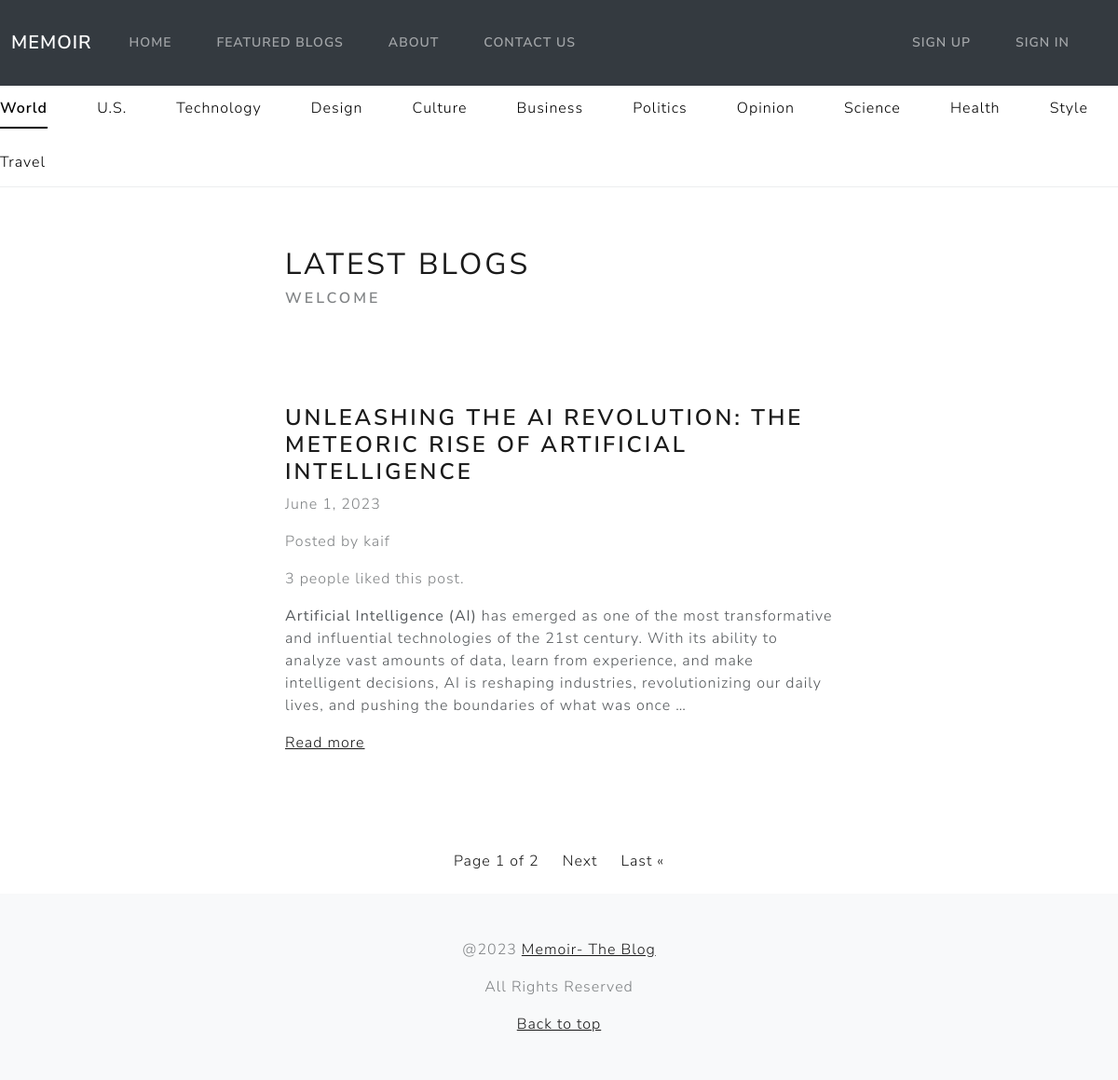
The page / on the database its author committed.
### blog/models.py (models this page shows)
class Article(models.Model):
	title = models.CharField(max_length=255)
	content = HTMLField()
	date = models.DateField(auto_now_add=True)
	author = models.ForeignKey(User, on_delete=models.CASCADE)
	featured = models.BooleanField(default=False)
	likes = models.ManyToManyField(User, related_name='likes', blank=True)

### blog/views.py (the view)
# urls.py: path('', Index.as_view(), name = 'index' ),
class Index(ListView):
    model = Article
    queryset = Article.objects.all().order_by('-date')
    template_name = 'blog/index.html'
    paginate_by = 1

### blog/templates/blog/index.html (shortened to what this page needs)
{% extends 'blog/base.html' %}
{% block content %}
    <div class="row">
        <div class="col-md-6 col-12 mx-md-auto mx -3 mt-5 mb-5">
            <h1 class="fw-bolder">Latest Blogs</h1>
            <h5 class="text-muted">Welcome</h5>
        </div>
    </div>
    {% for object in object_list  %}
    <div class="row">
        <div class="col-md-6 col-11 mx-md-auto mx -3 mt-5 mb-5">
            <h3 class="fw-bold">{{ object.title }}</h3>
            <p class="text-muted">{{ object.date }}</p>
            <p class="text-muted">Posted by {{ object.author.username }}</p>
            {% if object.likes.count == 1 %}
                <p class="text-muted">{{ object.likes.count }} people likes this post.</p>
            {% else %}
                <p class="text-muted">{{ object.likes.count }} people liked this post.</p>
            {% endif %}
            <div class="my-3">
                {{ object.content|truncatewords_html:50|safe}}
            </div>
            <a href="{% url 'detail_article' object.id %}">Read more</a>
        </div>
    </div>
    {% endfor %}
<nav>
    <ul class="pagination">
        <div class="mx-auto d-flex flex-row mt-5">
            <li class="page-item">
                <a href="#" class="page-link">Page {{ page_obj.number}}  of
                {{ page_obj.paginator.num_pages }}</a>
            </li>
            {% if page_obj.has_next %}
                <li class="page-item">
                    <a href="?page={{page_obj.next_page_number }}" class="page-link">Next</a>
                </li>
             <li class="page-item">
                <a href="?page={{ page_obj.paginator.num_pages }}" class="page-link">Last &laquo;</a>
            </li>
            {% endif %}
        </div>
    </ul>
</nav>
<footer class="py-5 text-center text-body-secondary bg-body-tertiary">
    <p>@2023 <a href="#"> Memoir- The Blog</a> </p>
    <p>All Rights Reserved </p>
    <p class="mb-0">
      <a href="#">Back to top</a>
    </p>
  </footer>
{% endblock content %}

### rows shown on the page
Article: title "UNLEASHING THE AI REVOLUTION: THE METEORIC RISE OF ARTIFICIAL INTELLIGENCE", date "June 1, 2023", author.username "kaif", likes.count "3", content "Artificial Intelligence (AI) has emerged as one of the most transformative and influential technologies of the 21st century. With its ability to analyze vast amounts of data, learn from experience, and make intelligent decisions, AI is reshaping industries, revolutionizing our daily lives, and pushing the boundaries of what was once …"

### other values the page prints
{{ page_obj.number }} "1"
{{ page_obj.paginator.num_pages }} "2"
